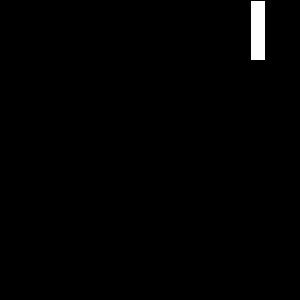
Frame 1 (no input)
Frame 60 (the mouse pressed at the canvas centre just before this capture): identical to frame 1, image omitted
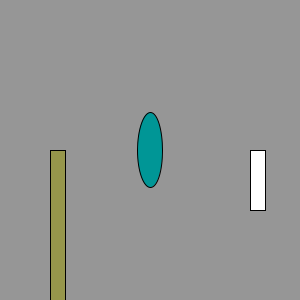
Frame 120 (the mouse held since frame 60 and released just before this capture)

The Processing sketch that drew these frames (run headless with seeded random() and noise(); from frame 60 on, the mouse is pressed at the canvas centre):

// Processing sketch: processing_35660
// ── processing_35660.pde

void setup() {
size(300,300);
}

void draw() {
  smooth();
  background(mouseY);
  fill(255);
  rect(250,mouseY,15,60);
  fill(mouseY,mouseX,mouseY/2);
  rect(50,height-mouseY,15,mouseX);
  fill(0,mouseY,mouseX);
  ellipse(mouseX,mouseY,25,mouseY/2);
  
}
